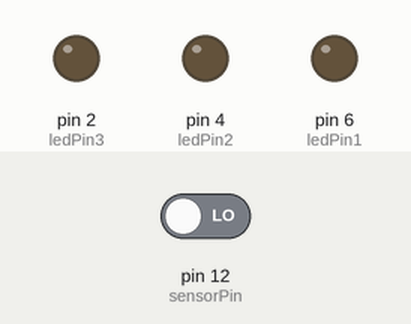
The sketch below on a simulated Arduino Uno, built with avr-gcc and run on an emulated ATmega328P. Parts: output pins drawn as LEDs (lit = HIGH). The inputs (shaded band) are chosen by the test bench; at power-on: pin 12 (sensorPin) LOW.

Above: at 1.2 s.
1.3 s: pin 12 (sensorPin) driven HIGH
At 4.1 s:
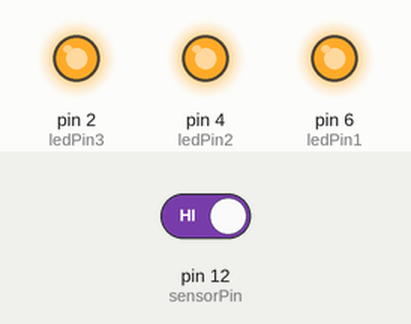
4.3 s: pin 12 (sensorPin) driven LOW
At 5.3 s:
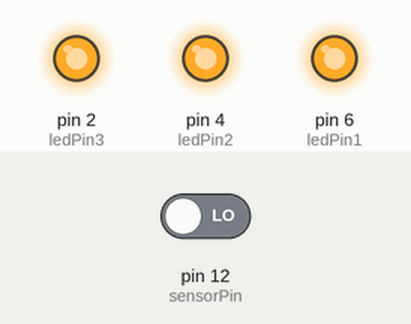
5.8 s: pin 12 (sensorPin) driven HIGH
At 6.6 s:
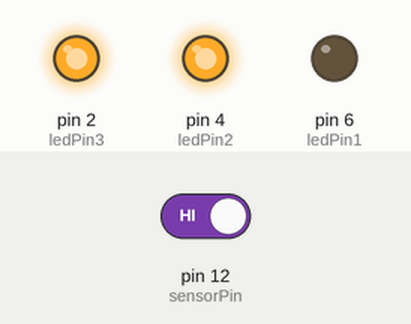
Timing chart, 0 to 14.8 s (numbered marks = the images above; inputs shaded):
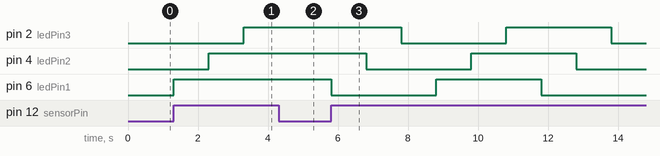

The sketch:

mysketch.ino
```cpp
const int sensorPin = 12;
const int ledPin1 = 6;
const int ledPin2 = 4;
const int ledPin3 = 2;


void setup(){
  pinMode(sensorPin, INPUT);
  pinMode(ledPin1, OUTPUT);
  pinMode(ledPin2, OUTPUT);
  pinMode(ledPin3, OUTPUT);
  digitalWrite(ledPin1,LOW);
  digitalWrite(ledPin2,LOW);
  digitalWrite(ledPin3,LOW);

}

void loop(){

  if (digitalRead(sensorPin) == HIGH) {

    digitalWrite(ledPin1, !
    digitalRead(ledPin1));
    delay(1000);
    digitalWrite(ledPin2, !
    digitalRead(ledPin2));
    delay(1000);
    digitalWrite(ledPin3, !
    digitalRead(ledPin3));
    delay(1000);

  }

}
```

Measured:
- after the input at 1.3 s, pin 2 (ledPin3): LOW → HIGH after 2.0 s; pin 4 (ledPin2): LOW → HIGH after 1.0 s; pin 6 (ledPin1): LOW → HIGH at once
- after the input at 4.3 s, pin 4 (ledPin2): stays HIGH (without the input it goes to LOW after 1.0 s); pin 6 (ledPin1): stays HIGH (without the input it goes to LOW after 0.00 s)
- after the input at 5.8 s, pin 2 (ledPin3): HIGH → LOW after 2.0 s, → HIGH 3.0 s later, → LOW 3.0 s later; pin 4 (ledPin2): HIGH → LOW after 1.0 s, → HIGH 3.0 s later, → LOW 3.0 s later; pin 6 (ledPin1): HIGH → LOW at once, → HIGH 3.0 s later, → LOW 3.0 s later
